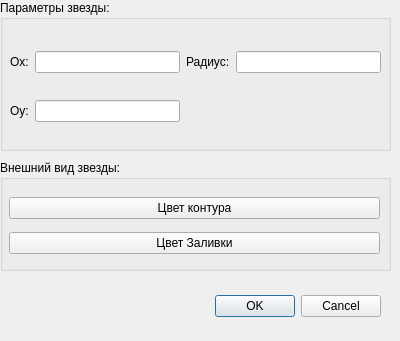
<?xml version="1.0" encoding="UTF-8"?>
<ui version="4.0">
 <class>DialogStar</class>
 <widget class="QDialog" name="DialogStar">
  <property name="geometry">
   <rect>
    <x>0</x>
    <y>0</y>
    <width>400</width>
    <height>341</height>
   </rect>
  </property>
  <property name="windowTitle">
   <string>Dialog</string>
  </property>
  <widget class="QDialogButtonBox" name="buttonBox">
   <property name="geometry">
    <rect>
     <x>10</x>
     <y>290</y>
     <width>371</width>
     <height>32</height>
    </rect>
   </property>
   <property name="orientation">
    <enum>Qt::Horizontal</enum>
   </property>
   <property name="standardButtons">
    <set>QDialogButtonBox::Cancel|QDialogButtonBox::Ok</set>
   </property>
  </widget>
  <widget class="QGroupBox" name="aspectStar">
   <property name="geometry">
    <rect>
     <x>0</x>
     <y>160</y>
     <width>391</width>
     <height>111</height>
    </rect>
   </property>
   <property name="title">
    <string>Внешний вид звезды:</string>
   </property>
   <widget class="QWidget" name="verticalLayoutWidget">
    <property name="geometry">
     <rect>
      <x>9</x>
      <y>30</y>
      <width>371</width>
      <height>73</height>
     </rect>
    </property>
    <layout class="QVBoxLayout" name="verticalLayout">
     <item>
      <widget class="QPushButton" name="PenColor">
       <property name="text">
        <string>Цвет контура</string>
       </property>
      </widget>
     </item>
     <item>
      <widget class="QPushButton" name="BrushColor">
       <property name="text">
        <string>Цвет Заливки</string>
       </property>
      </widget>
     </item>
    </layout>
   </widget>
  </widget>
  <widget class="QGroupBox" name="parametersStar">
   <property name="geometry">
    <rect>
     <x>0</x>
     <y>0</y>
     <width>391</width>
     <height>151</height>
    </rect>
   </property>
   <property name="title">
    <string>Параметры звезды:</string>
   </property>
   <widget class="QWidget" name="gridLayoutWidget">
    <property name="geometry">
     <rect>
      <x>10</x>
      <y>30</y>
      <width>371</width>
      <height>115</height>
     </rect>
    </property>
    <layout class="QGridLayout" name="gridLayout">
     <item row="0" column="2">
      <widget class="QLabel" name="RadiusLabel">
       <property name="text">
        <string>Радиус:</string>
       </property>
      </widget>
     </item>
     <item row="0" column="3">
      <widget class="QLineEdit" name="lineRadius">
       <property name="text">
        <string/>
       </property>
      </widget>
     </item>
     <item row="1" column="0">
      <widget class="QLabel" name="posYLabel">
       <property name="text">
        <string>Oy:</string>
       </property>
      </widget>
     </item>
     <item row="1" column="1">
      <widget class="QLineEdit" name="linePositionY"/>
     </item>
     <item row="0" column="1">
      <widget class="QLineEdit" name="linePositionX"/>
     </item>
     <item row="0" column="0">
      <widget class="QLabel" name="posXLabel">
       <property name="text">
        <string>Ox:</string>
       </property>
      </widget>
     </item>
    </layout>
   </widget>
  </widget>
 </widget>
 <resources/>
 <connections>
  <connection>
   <sender>buttonBox</sender>
   <signal>rejected()</signal>
   <receiver>DialogStar</receiver>
   <slot>reject()</slot>
   <hints>
    <hint type="sourcelabel">
     <x>221</x>
     <y>298</y>
    </hint>
    <hint type="destinationlabel">
     <x>167</x>
     <y>275</y>
    </hint>
   </hints>
  </connection>
  <connection>
   <sender>buttonBox</sender>
   <signal>accepted()</signal>
   <receiver>DialogStar</receiver>
   <slot>accept()</slot>
   <hints>
    <hint type="sourcelabel">
     <x>330</x>
     <y>306</y>
    </hint>
    <hint type="destinationlabel">
     <x>359</x>
     <y>282</y>
    </hint>
   </hints>
  </connection>
 </connections>
</ui>
